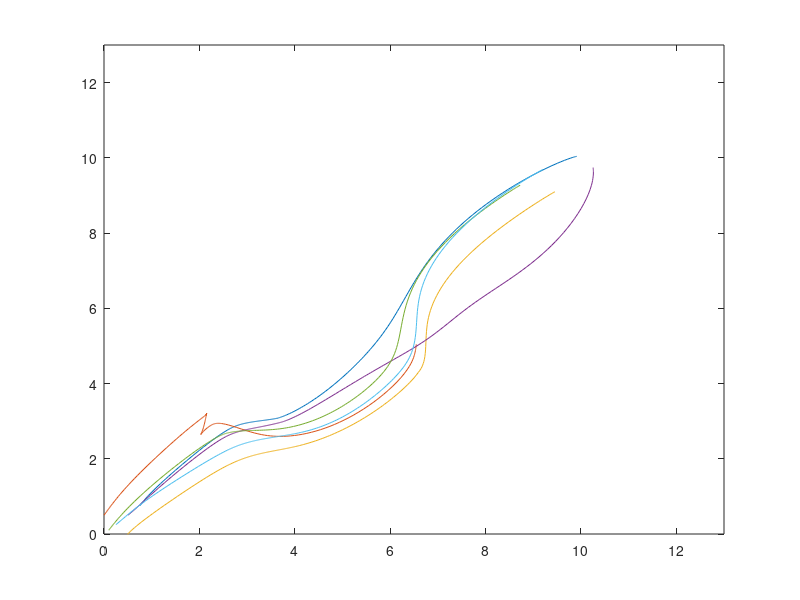

This figure's MATLAB source:
function FrontSteeringDynamicsImplementation
%work area
wa=[0:0.1:13;0:0.1:13];
%locations of obstacles and target
T=[10,10];
obs=[3,4;8,5];
n=length(wa(1,:));
%gains
kT=3;
ko=[4,5];

Gp=1;Gf=[1 1 1 1 1 1]; %potential and formation gains
options=odeset('events',@StopSim);
Vp=4; kn=3; L=2;
A1=[0 0 0 0 0 0;1 0 0 0 0 0;1 0 0 0 0 0;0 1 0 0 0 0;0 0 1 0 0 0;0 0 1 0 0 0];
D1=[0 0 0 0 0 0;0 1 0 0 0 0;0 0 1 0 0 0;0 0 0 1 0 0;0 0 0 0 1 0;0 0 0 0 0 1];
L1=D1-A1;
init=[0.75;0.75;pi/3;0;0.5;pi/3;0.5;0;pi/3;0.5;0.5;pi/4;0.1;0.1;pi/3;0.25;0.25;pi/4]; %initial robot condition
[t,pos]=ode45(@robot,[0 100],init,options);
figure()
plot(pos(:,1),pos(:,2),pos(:,4),pos(:,5),pos(:,7),pos(:,8),pos(:,10),pos(:,11),pos(:,13),pos(:,14),pos(:,16),pos(:,17))
xlim([0 13]);
ylim([0 13]);


    function dp=robot(t,pos)
        dp=zeros(18,1);        
        x=pos(1);y=pos(2);theta=pos(3); x2=pos(4);y2=pos(5);theta2=pos(6);
        x3=pos(7);y3=pos(8);theta3=pos(9); x4=pos(10);y4=pos(11);theta4=pos(12);
        x5=pos(13);y5=pos(14);theta5=pos(15); x6=pos(16);y6=pos(17);theta6=pos(18);
        if ((pos(1)-T(1))^2)+((pos(2)-T(2))^2)>1 || ((pos(4)-T(1))^2)+((pos(5)-T(2))^2)>1 || ((pos(7)-T(1))^2)+((pos(8)-T(2))^2)>1 || ((pos(10)-T(1))^2)+((pos(11)-T(2))^2)>1
            km=0.05;
        else
            km=0;
        end
        for ir=1:1:5
            if ((pos(1)-pos(3*ir+1))^2)+((pos(1)-pos(3*ir+2))^2)>4
                Gf(ir+1)=0;
            end
        end
        FTx=kT*(T(1,1)-x)/(sqrt(((T(1,1)-x)^2)+((T(1,2)-y)^2)));
        Fo1x=-ko(1,1)*(obs(1,1)-x)/((((obs(1,1)-x)^2)+(obs(1,2)-y)^2)^1.5);
        Fo2x=-ko(1,2)*(obs(2,1)-x)/((((obs(2,1)-x)^2)+(obs(2,2)-y)^2)^1.5);
        Fom2x=-km*(x2-x)/((((x2-x)^2)+(y2-y)^2)^1.5);
        Fom3x=-km*(x3-x)/((((x3-x)^2)+(y3-y)^2)^1.5);
        Fom4x=-km*(x4-x)/((((x4-x)^2)+(y4-y)^2)^1.5);
        Fom5x=-km*(x5-x)/((((x5-x)^2)+(y5-y)^2)^1.5);
        Fom6x=-km*(x6-x)/((((x6-x)^2)+(y6-y)^2)^1.5);
        Fx=FTx+Fo1x+Fo2x+Fom2x+Fom3x+Fom4x+Fom5x+Fom6x;
        FTy=kT*(T(1,2)-y)/(sqrt(((T(1,1)-x)^2)+(T(1,2)-y)^2));
        Fo1y=-ko(1,1)*(obs(1,2)-y)/((((obs(1,1)-x)^2)+(obs(1,2)-y)^2)^1.5);
        Fo2y=-ko(1,2)*(obs(2,2)-y)/((((obs(2,1)-x)^2)+(obs(2,2)-y)^2)^1.5);
        Fom2y=-km*(y2-y)/((((x2-x)^2)+(y2-y)^2)^1.5);
        Fom3y=-km*(y3-y)/((((x3-x)^2)+(y3-y)^2)^1.5);
        Fom4y=-km*(y4-y)/((((x4-x)^2)+(y4-y)^2)^1.5);        
        Fom5y=-km*(y5-y)/((((x5-x)^2)+(y5-y)^2)^1.5);       
        Fom6y=-km*(y6-y)/((((x6-x)^2)+(y6-y)^2)^1.5);       
        Fy=FTy+Fo1y+Fo2y+Fom2y+Fom3y+Fom4y+Fom5y+Fom6y;
        thetades=(Gp*atan2(Fy,Fx));
        fi=kn*(thetades-theta);
        
        FTx2=kT*(T(1,1)-x2)/(sqrt(((T(1,1)-x2)^2)+((T(1,2)-y2)^2)));
        Fo1x2=-ko(1,1)*(obs(1,1)-x2)/((((obs(1,1)-x2)^2)+(obs(1,2)-y2)^2)^1.5);
        Fo2x2=-ko(1,2)*(obs(2,1)-x2)/((((obs(2,1)-x2)^2)+(obs(2,2)-y2)^2)^1.5);
        Fom1x2=-km*(x-x2)/((((x-x2)^2)+(y-y2)^2)^1.5);
        Fom3x2=-km*(x3-x2)/((((x3-x2)^2)+(y3-y2)^2)^1.5);
        Fom4x2=-km*(x4-x2)/((((x4-x2)^2)+(y4-y2)^2)^1.5);
        Fom5x2=-km*(x5-x2)/((((x5-x2)^2)+(y5-y2)^2)^1.5);
        Fom6x2=-km*(x6-x2)/((((x6-x2)^2)+(y6-y2)^2)^1.5);
        Fx2=FTx2+Fo1x2+Fo2x2+Fom1x2+Fom3x2+Fom4x2+Fom5x2+Fom6x2;
        FTy2=kT*(T(1,2)-y2)/(sqrt(((T(1,1)-x2)^2)+(T(1,2)-y2)^2));
        Fo1y2=-ko(1,1)*(obs(1,2)-y2)/((((obs(1,1)-x2)^2)+(obs(1,2)-y2)^2)^1.5);
        Fo2y2=-ko(1,2)*(obs(2,2)-y2)/((((obs(2,1)-x2)^2)+(obs(2,2)-y2)^2)^1.5);
        Fom1y2=-km*(y-y2)/((((x-x2)^2)+(y-y2)^2)^1.5);
        Fom3y2=-km*(y3-y2)/((((x3-x2)^2)+(y3-y2)^2)^1.5);
        Fom4y2=-km*(y4-y2)/((((x4-x2)^2)+(y4-y2)^2)^1.5);
        Fom5y2=-km*(y5-y2)/((((x5-x2)^2)+(y5-y2)^2)^1.5);
        Fom6y2=-km*(y6-y2)/((((x6-x2)^2)+(y6-y2)^2)^1.5);
        Fy2=FTy2+Fo1y2+Fo2y2+Fom1y2+Fom3y2+Fom4y2+Fom5y2+Fom6y2;
        thetades2=(Gp*atan2(Fy2,Fx2)+Gf(2)*(theta-theta2));
        fi2=kn*(thetades2-theta2);
        
        FTx3=kT*(T(1,1)-x3)/(sqrt(((T(1,1)-x3)^2)+((T(1,2)-y3)^2)));
        Fo1x3=-ko(1,1)*(obs(1,1)-x3)/((((obs(1,1)-x3)^2)+(obs(1,2)-y3)^2)^1.5);
        Fo2x3=-ko(1,2)*(obs(2,1)-x3)/((((obs(2,1)-x3)^2)+(obs(2,2)-y3)^2)^1.5);
        Fom1x3=-km*(x-x3)/((((x-x3)^2)+(y-y3)^2)^1.5);
        Fom2x3=-km*(x2-x3)/((((x2-x3)^2)+(y2-y3)^2)^1.5);
        Fom4x3=-km*(x4-x3)/((((x4-x3)^2)+(y4-y3)^2)^1.5);
        Fom5x3=-km*(x5-x3)/((((x5-x3)^2)+(y5-y3)^2)^1.5);        
        Fom6x3=-km*(x6-x3)/((((x6-x3)^2)+(y6-y3)^2)^1.5);
        Fx3=FTx3+Fo1x3+Fo2x3+Fom1x3+Fom2x3+Fom4x3+Fom5x3+Fom6x3;
        FTy3=kT*(T(1,2)-y3)/(sqrt(((T(1,1)-x3)^2)+(T(1,2)-y3)^2));
        Fo1y3=-ko(1,1)*(obs(1,2)-y3)/((((obs(1,1)-x3)^2)+(obs(1,2)-y3)^2)^1.5);
        Fo2y3=-ko(1,2)*(obs(2,2)-y3)/((((obs(2,1)-x3)^2)+(obs(2,2)-y3)^2)^1.5);
        Fom1y3=-km*(y-y3)/((((x-x3)^2)+(y-y3)^2)^1.5);
        Fom2y3=-km*(y2-y3)/((((x2-x3)^2)+(y2-y3)^2)^1.5);
        Fom4y3=-km*(y4-y3)/((((x4-x3)^2)+(y4-y3)^2)^1.5);        
        Fom5y3=-km*(y5-y3)/((((x5-x3)^2)+(y5-y3)^2)^1.5); 
        Fom6y3=-km*(y6-y3)/((((x6-x3)^2)+(y6-y3)^2)^1.5);                
        Fy3=FTy3+Fo1y3+Fo2y3+Fom1y3+Fom2y3+Fom4y3+Fom5y3+Fom6y3;
        thetades3=(Gp*atan2(Fy3,Fx3)+Gf(3)*(theta-theta3));
        fi3=kn*(thetades3-theta3);

        FTx4=kT*(T(1,1)-x4)/(sqrt(((T(1,1)-x4)^2)+((T(1,2)-y4)^2)));
        Fo1x4=-ko(1,1)*(obs(1,1)-x4)/((((obs(1,1)-x4)^2)+(obs(1,2)-y4)^2)^1.5);
        Fo2x4=-ko(1,2)*(obs(2,1)-x4)/((((obs(2,1)-x4)^2)+(obs(2,2)-y4)^2)^1.5);
        Fom1x4=-km*(x-x4)/((((x-x4)^2)+(y-y4)^2)^1.5);
        Fom2x4=-km*(x2-x4)/((((x2-x4)^2)+(y2-y4)^2)^1.5);
        Fom3x4=-km*(x3-x4)/((((x3-x4)^2)+(y3-y4)^2)^1.5);
        Fom5x4=-km*(x5-x4)/((((x5-x4)^2)+(y5-y4)^2)^1.5);        
        Fom6x4=-km*(x6-x4)/((((x6-x4)^2)+(y6-y4)^2)^1.5);        
        Fx4=FTx4+Fo1x4+Fo2x4+Fom1x4+Fom2x4+Fom3x4+Fom5x4+Fom6x4;
        FTy4=kT*(T(1,2)-y4)/(sqrt(((T(1,1)-x4)^2)+(T(1,2)-y4)^2));
        Fo1y4=-ko(1,1)*(obs(1,2)-y4)/((((obs(1,1)-x4)^2)+(obs(1,2)-y4)^2)^1.5);
        Fo2y4=-ko(1,2)*(obs(2,2)-y4)/((((obs(2,1)-x4)^2)+(obs(2,2)-y4)^2)^1.5);
        Fom1y4=-km*(y-y4)/((((x-x4)^2)+(y-y4)^2)^1.5);
        Fom2y4=-km*(y2-y4)/((((x2-x4)^2)+(y2-y4)^2)^1.5);
        Fom3y4=-km*(y3-y4)/((((x3-x4)^2)+(y3-y4)^2)^1.5);        
        Fom5y4=-km*(y5-y4)/((((x5-x4)^2)+(y5-y4)^2)^1.5);        
        Fom6y4=-km*(y6-y4)/((((x6-x4)^2)+(y6-y4)^2)^1.5);                
        Fy4=FTy4+Fo1y4+Fo2y4+Fom1y4+Fom2y4+Fom3y4+Fom5y4+Fom6y4;
        thetades4=(Gp*atan2(Fy4,Fx4)+Gf(4)*(theta2-theta4));
        fi4=kn*(thetades4-theta4);

        FTx5=kT*(T(1,1)-x5)/(sqrt(((T(1,1)-x5)^2)+((T(1,2)-y5)^2)));
        Fo1x5=-ko(1,1)*(obs(1,1)-x5)/((((obs(1,1)-x5)^2)+(obs(1,2)-y5)^2)^1.5);
        Fo2x5=-ko(1,2)*(obs(2,1)-x5)/((((obs(2,1)-x5)^2)+(obs(2,2)-y5)^2)^1.5);
        Fom1x5=-km*(x-x5)/((((x-x5)^2)+(y-y5)^2)^1.5);
        Fom2x5=-km*(x2-x5)/((((x2-x5)^2)+(y2-y5)^2)^1.5);
        Fom3x5=-km*(x3-x5)/((((x3-x5)^2)+(y3-y5)^2)^1.5);
        Fom4x5=-km*(x4-x5)/((((x4-x5)^2)+(y4-y5)^2)^1.5);        
        Fom6x5=-km*(x6-x5)/((((x6-x5)^2)+(y6-y5)^2)^1.5);        
        Fx5=FTx5+Fo1x5+Fo2x5+Fom1x5+Fom2x5+Fom3x5+Fom4x5+Fom6x5;
        FTy5=kT*(T(1,2)-y5)/(sqrt(((T(1,1)-x5)^2)+(T(1,2)-y5)^2));
        Fo1y5=-ko(1,1)*(obs(1,2)-y5)/((((obs(1,1)-x5)^2)+(obs(1,2)-y5)^2)^1.5);
        Fo2y5=-ko(1,2)*(obs(2,2)-y5)/((((obs(2,1)-x5)^2)+(obs(2,2)-y5)^2)^1.5);
        Fom1y5=-km*(y-y5)/((((x-x5)^2)+(y-y5)^2)^1.5);
        Fom2y5=-km*(y2-y5)/((((x2-x5)^2)+(y2-y5)^2)^1.5);
        Fom3y5=-km*(y3-y5)/((((x3-x5)^2)+(y3-y5)^2)^1.5);        
        Fom4y5=-km*(y4-y5)/((((x4-x5)^2)+(y4-y5)^2)^1.5);        
        Fom6y5=-km*(y6-y5)/((((x6-x5)^2)+(y6-y5)^2)^1.5);                
        Fy5=FTy5+Fo1y5+Fo2y5+Fom1y5+Fom2y5+Fom3y5+Fom4y5+Fom6y5;
        thetades5=(Gp*atan2(Fy5,Fx5)+Gf(5)*(theta3-theta5));
        fi5=kn*(thetades5-theta5);
        
        FTx6=kT*(T(1,1)-x6)/(sqrt(((T(1,1)-x6)^2)+((T(1,2)-y6)^2)));
        Fo1x6=-ko(1,1)*(obs(1,1)-x6)/((((obs(1,1)-x6)^2)+(obs(1,2)-y6)^2)^1.5);
        Fo2x6=-ko(1,2)*(obs(2,1)-x6)/((((obs(2,1)-x6)^2)+(obs(2,2)-y6)^2)^1.5);
        Fom1x6=-km*(x-x6)/((((x-x6)^2)+(y-y6)^2)^1.5);
        Fom2x6=-km*(x2-x6)/((((x2-x6)^2)+(y2-y6)^2)^1.5);
        Fom3x6=-km*(x3-x6)/((((x3-x6)^2)+(y3-y6)^2)^1.5);
        Fom4x6=-km*(x4-x6)/((((x4-x6)^2)+(y4-y6)^2)^1.5);        
        Fom5x6=-km*(x5-x6)/((((x5-x6)^2)+(y5-y6)^2)^1.5);        
        Fx6=FTx6+Fo1x6+Fo2x6+Fom1x6+Fom2x6+Fom3x6+Fom4x6+Fom5x6;
        FTy6=kT*(T(1,2)-y6)/(sqrt(((T(1,1)-x6)^2)+(T(1,2)-y6)^2));
        Fo1y6=-ko(1,1)*(obs(1,2)-y6)/((((obs(1,1)-x6)^2)+(obs(1,2)-y6)^2)^1.5);
        Fo2y6=-ko(1,2)*(obs(2,2)-y6)/((((obs(2,1)-x6)^2)+(obs(2,2)-y6)^2)^1.5);
        Fom1y6=-km*(y-y6)/((((x-x6)^2)+(y-y6)^2)^1.5);
        Fom2y6=-km*(y2-y6)/((((x2-x6)^2)+(y2-y6)^2)^1.5);
        Fom3y6=-km*(y3-y6)/((((x3-x6)^2)+(y3-y6)^2)^1.5);        
        Fom4y6=-km*(y4-y6)/((((x4-x6)^2)+(y4-y6)^2)^1.5);        
        Fom5y6=-km*(y5-y6)/((((x5-x6)^2)+(y5-y6)^2)^1.5);                
        Fy6=FTy6+Fo1y6+Fo2y6+Fom1y6+Fom2y6+Fom3y6+Fom4y6+Fom5y6;
        thetades6=(Gp*atan2(Fy6,Fx6)+Gf(6)*(theta3-theta6));
        fi6=kn*(thetades6-theta6);
        
        dp(1)=Vp*cos(fi)*cos(theta);
        dp(2)=Vp*cos(fi)*sin(theta);
        dp(3)=(Vp/L)*sin(fi);
        dp(4)=Vp*cos(fi2)*cos(theta2);
        dp(5)=Vp*cos(fi2)*sin(theta2);
        dp(6)=(Vp/L)*sin(fi2);
        dp(7)=Vp*cos(fi3)*cos(theta3);
        dp(8)=Vp*cos(fi3)*sin(theta3);
        dp(9)=(Vp/L)*sin(fi3);
        dp(10)=Vp*cos(fi4)*cos(theta4);
        dp(11)=Vp*cos(fi4)*sin(theta4);
        dp(12)=(Vp/L)*sin(fi4);
        dp(13)=Vp*cos(fi5)*cos(theta5);
        dp(14)=Vp*cos(fi5)*sin(theta5);
        dp(15)=(Vp/L)*sin(fi5);
        dp(16)=Vp*cos(fi6)*cos(theta6);
        dp(17)=Vp*cos(fi6)*sin(theta6);
        dp(18)=(Vp/L)*sin(fi6);
    end
    function [Val,Ister,Dir]=StopSim(t,pos)
        if ((pos(1)-T(1))^2)+((pos(2)-T(2))^2)<1e-2
            Val(1)=0;
        else
            Val(1)=1;
        end
        Ister(1)=1;
        Dir(1)=0;
    end 
end